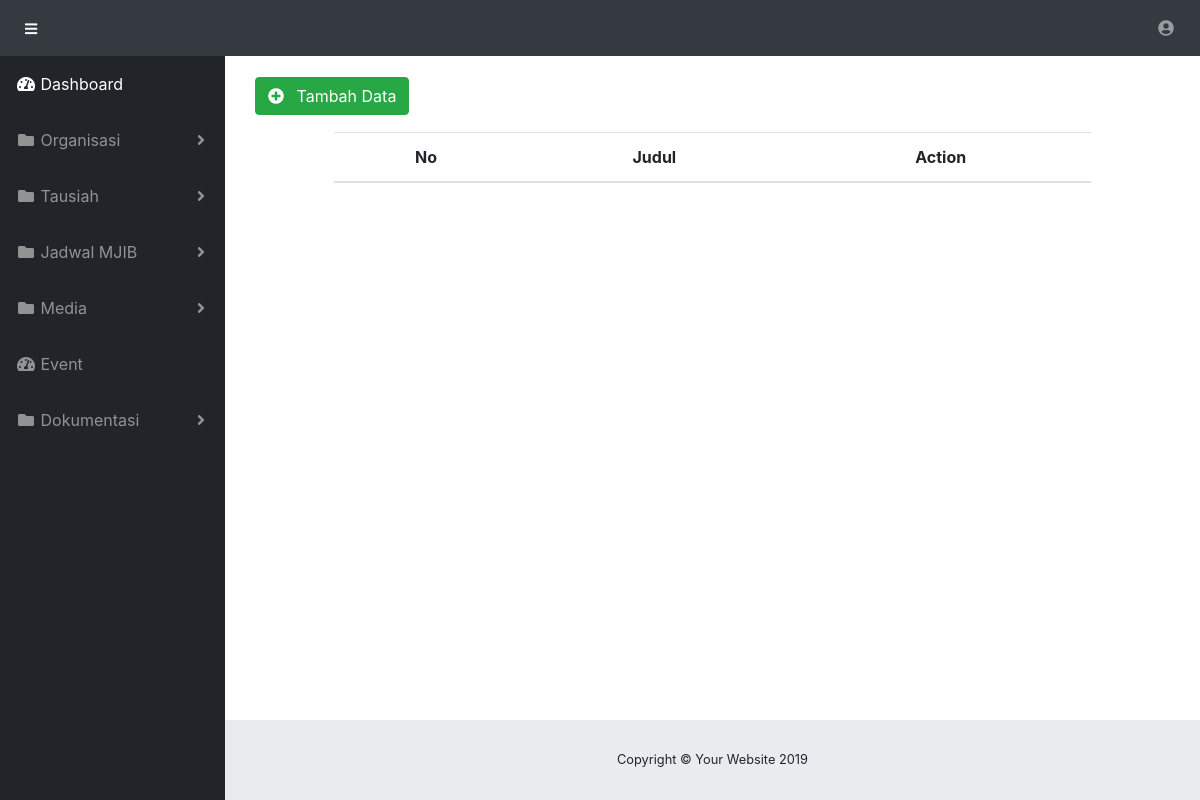
/index.php/Admin/NashoihDiniyah, run on an earlier commit of the app's database.
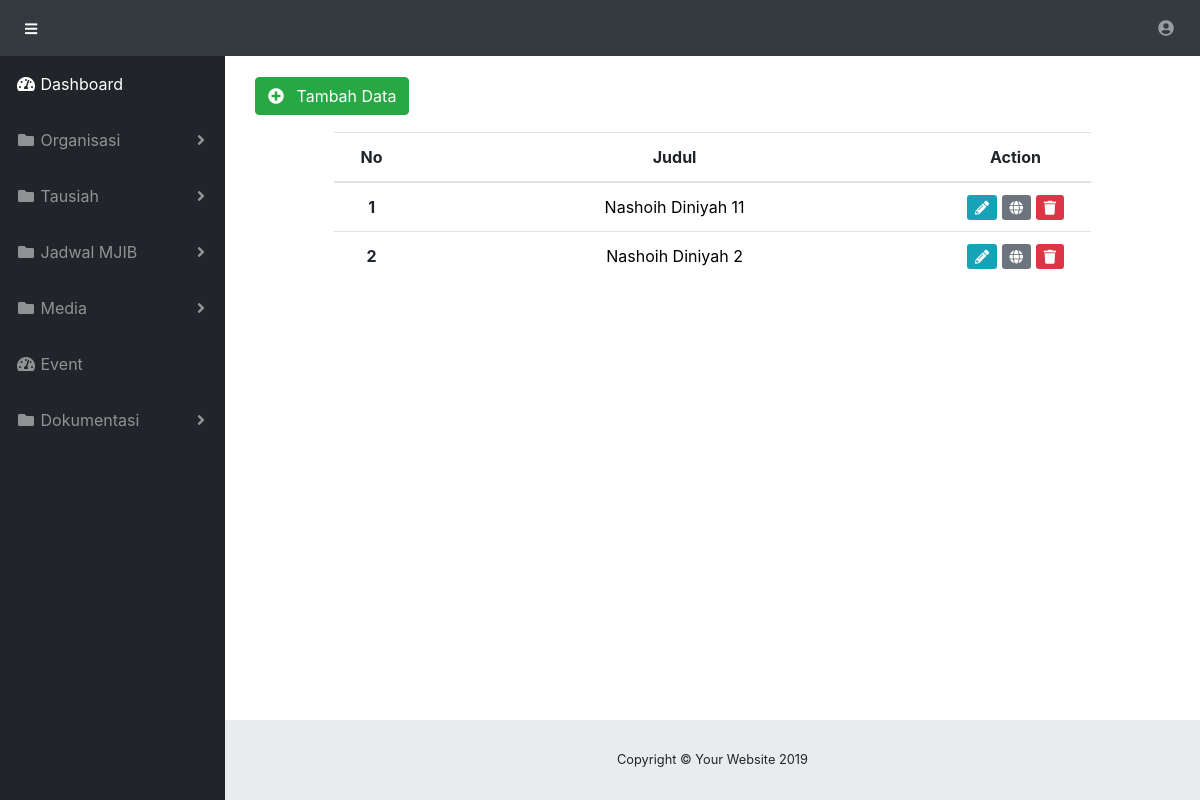
And on a later commit of the database.
### tables this page shows
CREATE TABLE `nashoih_diniyah` (
  `id` int(10) NOT NULL,
  `username` varchar(255) DEFAULT NULL,
  `judul` varchar(255) DEFAULT NULL,
  `content` longtext,
  `image` varchar(255) DEFAULT NULL,
  `updated_at` varchar(255) DEFAULT NULL
);

### application/controllers/Admin.php (called while the page is built, shortened)
<?php
class Admin extends CI_Controller {
	public function __construct()
	{
        $this->load->model('LoginModel');
        $this->load->model('AdminModel');
        $this->load->library('session');
	}
    public function NashoihDiniyah()
    {
        $data['NashoihDiniyahList'] = $this->AdminModel->ListTausiah('nashoih_diniyah')->result_array();
        $this->load->view('Admin/Tausiah/NashoihDiniyah/NashoihDiniyah', $data);
    }
}

### index.php (called while the page is built, shortened)
<?php
require_once BASEPATH.'core/CodeIgniter.php';

### application/models/AdminModel.php (called while the page is built, shortened)
<?php
class AdminModel extends CI_Model {
    public function ListTausiah($tabel)
    {
        return $this->db->get($tabel);
    }
}

### application/views/Admin/Tausiah/NashoihDiniyah/NashoihDiniyah.php (the view)
<?php $basedir = realpath(__DIR__); include($basedir . "..\..\..\Layout\Header.php");?>
<div class="container">
<a href="<?php echo site_url('Admin/NashoihDiniyahHalamanBuatData')?>" class="btn btn-success" style="margin-right: 10px; margin-bottom:-20px"><i class="fas fa-plus-circle" style="margin-right:8px"></i> Tambah Data</a>
  <div class="row justify-content-center">
    <div class="col-10" style="margin-top:3vw">
        <table class="table" id="dataTable">
        <thead>
            <tr>
                <th class="text-center">No</th>
                <th class="text-center">Judul</th>
                <th class="text-center">Action</th>
            </tr>
        </thead>
        <tbody>
            <?php $no=1; foreach ($NashoihDiniyahList as $data) {?>
                <tr>
                    <th width="10%" class="text-center"><?php echo $no++;?></th>
                    <td width="70%" class="text-center"><a href="<?php echo site_url('Admin/DetailNashoihDiniyah/' . $data['id'])?>" style="color:black; text-decoration:none" onmouseover="this.style.color='green';" onmouseout="this.style.color='black';"><?php echo $data['judul']; ?></a></td>
                    <td width="20%" class="text-center">
                        <a href="<?php echo site_url('Admin/NashoihDiniyahHalamanEditData/' . $data['id'])?>" class="btn-sm btn-info"><i class="fas fa-pencil-alt"></i></a>
                        <a href="<?php echo '/#'?>" class="btn-sm btn-secondary"><i class="fa fa-globe"></i></a>
                        <a href="<?php echo site_url('Admin/NashoihDiniyahHapus/' . $data['id'] . '/' . $data['image'])?>" class="btn-sm btn-danger" onclick="return confirm('Yakin Igin di Hapus ?')"><i class="fas fa-trash"></i></a>
                    </td>
                </tr>
            <?php }; ?>
        </tbody>
        </table>
    </div>
  </div>
</div>
<?php $basedir = realpath(__DIR__); include($basedir . "..\..\..\Layout\Footer.php");?>

What changed in the data, as far as the page shows it:
added nashoih_diniyah: judul "Nashoih Diniyah 11"
added nashoih_diniyah: judul "Nashoih Diniyah 2"
